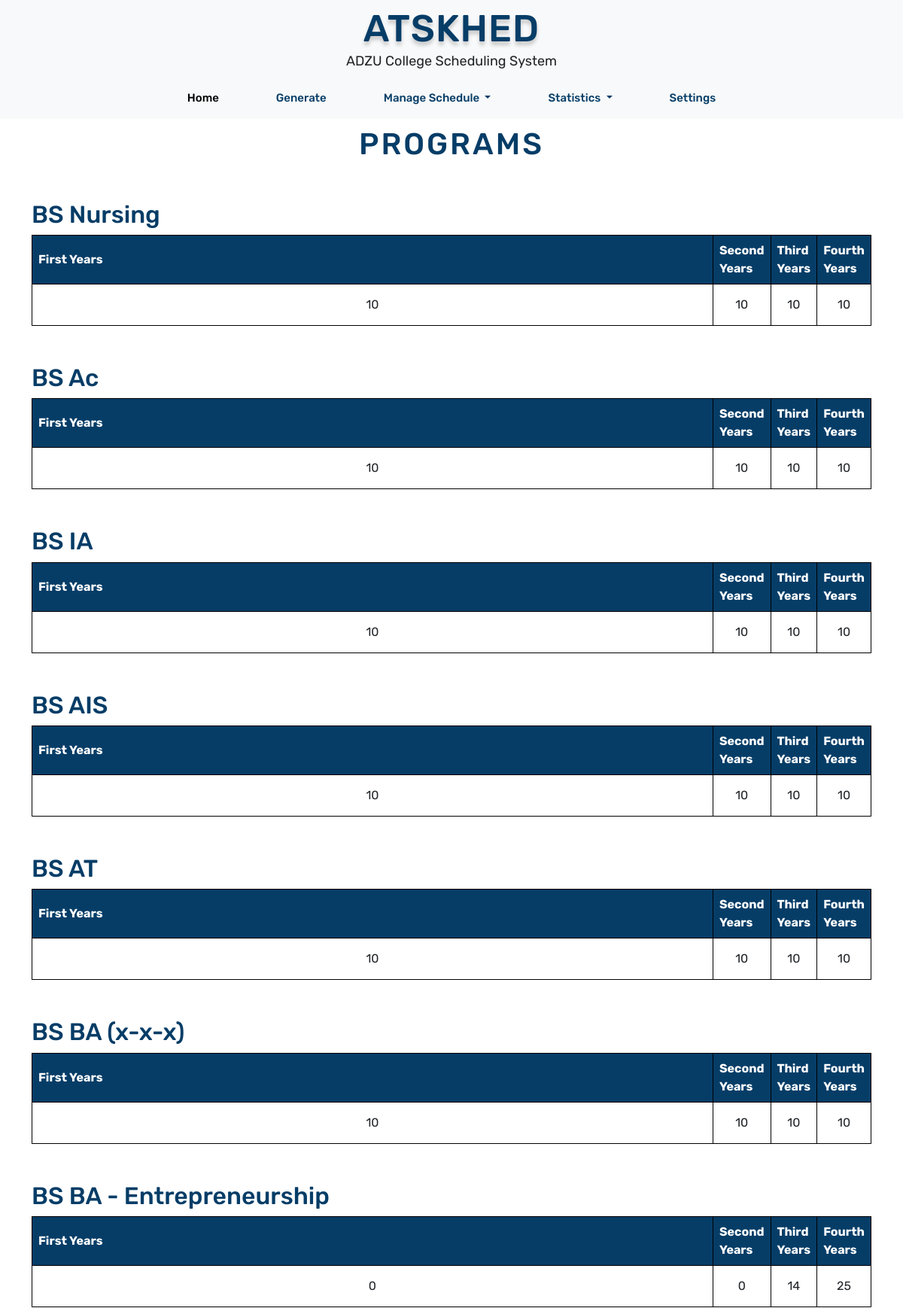
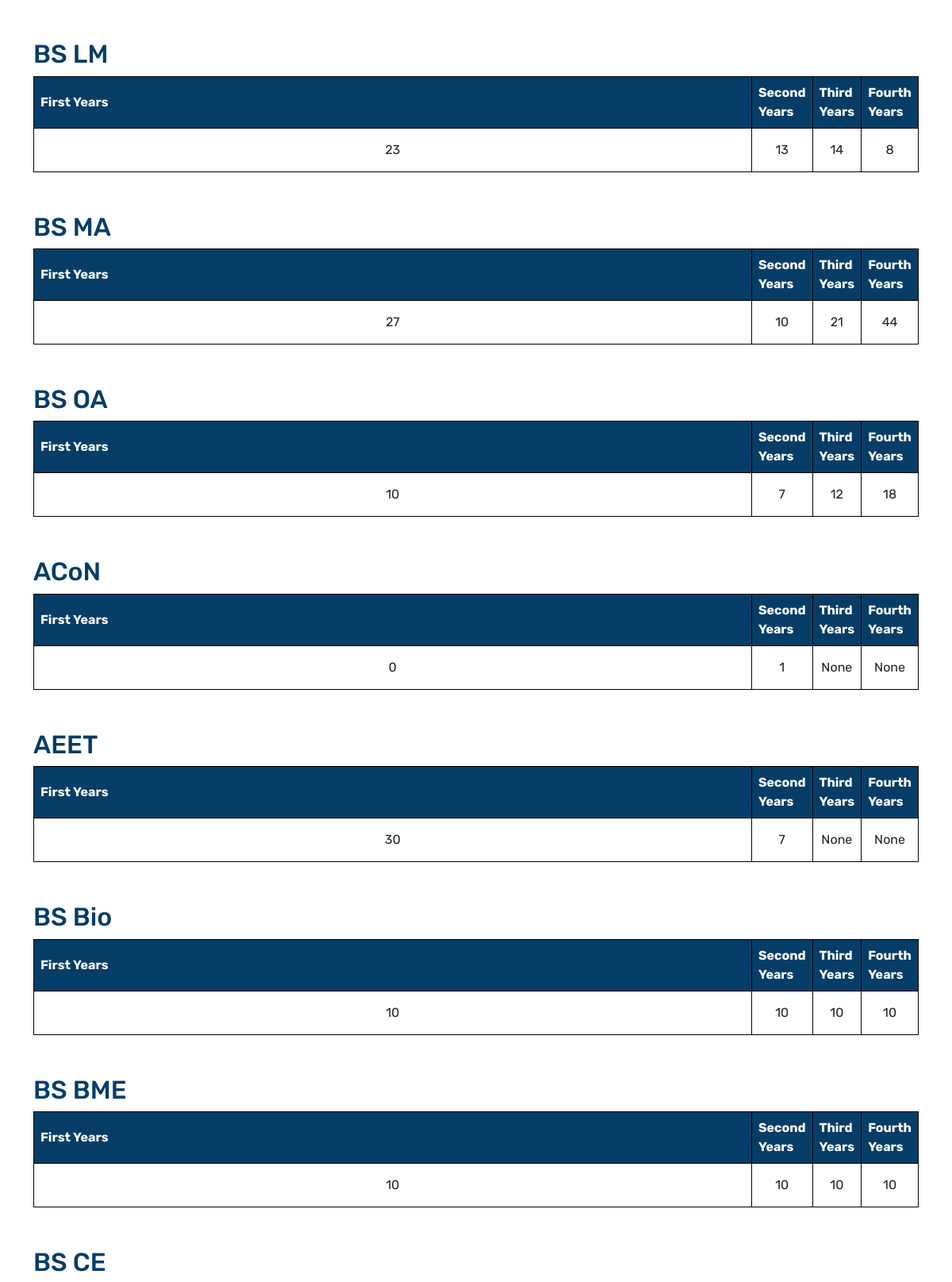
Page /schedsite/program/ (upper part) on the committed database (2 pictures, top to bottom).
### schedsite/models.py (models this page shows)
class Programs(models.Model):
    programid = models.AutoField(db_column='programID', primary_key=True)  # Field name made lowercase.
    name = models.TextField()
    firstyears = models.IntegerField(db_column='firstYears', blank=True, null=False)  # Field name made lowercase.
    secondyears = models.IntegerField(db_column='secondYears', blank=True, null=False)  # Field name made lowercase.
    thirdyears = models.IntegerField(db_column='thirdYears', blank=True, null=False)  # Field name made lowercase.
    fourthyears = models.IntegerField(db_column='fourthYears', blank=True, null=False)  # Field name made lowercase.
    groupfirstyear = models.IntegerField(db_column='groupFirstYear', blank=True,
                                         null=False)  # Field name made lowercase.
    groupsecondyear = models.IntegerField(db_column='groupSecondYear', blank=True,
                                          null=False)  # Field name made lowercase.
    groupthirdyear = models.IntegerField(db_column='groupThirdYear', blank=True,
                                         null=False)  # Field name made lowercase.
    groupfourthyear = models.IntegerField(db_column='groupFourthYear', blank=True,
                                          null=False)  # Field name made lowercase.
    class Meta:
        managed = False
        db_table = 'programs'

### schedsite/views.py (the view)
# urls.py: path('program/', views.display_programs, name='display_programs'),
def display_programs(request):
    with connection.cursor() as cursor:
        sql_query = """
            SELECT p.program_name, p.first_years, p.second_years, p.third_years, p.fourth_years
            FROM programs p
        """
        cursor.execute(sql_query)
        programs_data = cursor.fetchall()
    programs_by_name = {}
    for row in programs_data:
        program_name = row[0]
        if program_name not in programs_by_name:
            programs_by_name[program_name] = []
        programs_by_name[program_name].append({
            'firstyears': row[1],
            'secondyears': row[2],
            'thirdyears': row[3],
            'fourthyears': row[4]
        })
    return render(request, 'programs_result.html', {'programs_by_name': programs_by_name})

### templates/programs_result.html (shortened to what this page needs)
<!DOCTYPE html>
<html lang="en">
<head>
    {% extends 'base.html' %}
    {% block content %}
</head>
<body>
<nav class="navbar navbar-expand-lg navbar-light bg-light">
  <div class="container-fluid d-flex flex-column align-items-center">
    <div class="main-title text-center mb-auto">
      <h2>ATSKHED</h2>
      <p>ADZU College Scheduling System</p>
    </div>
    <div class="collapse navbar-collapse justify-content-center">
      <ul class="navbar-nav">
        <li class="nav-item">
          <a class="nav-link active" aria-current="page" href="{% url 'Atskhed' %}">Home</a>
        </li>
        <li class="nav-item">
          <a class="nav-link" href="{% url 'generate_data' %}">Generate</a>
        </li>
       <li class="nav-item dropdown">
          <a class="nav-link dropdown-toggle" href="#" id="navbarDropdownMenuLink" role="button" data-bs-toggle="dropdown" aria-expanded="false">
            Manage Schedule
          </a>
        </li>
        <li class="nav-item dropdown">
          <a class="nav-link dropdown-toggle" href="#" id="navbarDropdownMenuLink" role="button" data-bs-toggle="dropdown" aria-expanded="false">
            Statistics
          </a>
        </li>
           <li class="nav-item">
            <a class="nav-link" href="{% url 'settings' %}">Settings</a>
          </li>
      </ul>
    </div>
  </div>
</nav>
   <div class="table-title">
        <div class="container">
            <h1>Programs</h1>
        </div>
    </div>
    {% for program_name, programs in programs_by_name.items %}
        <div class="program-name">
                <div class="container">
                    <h2>{{ program_name }}</h2>
                </div>
        </div>
        <div class="container">
            <div class="table-container statistics-head">
                <table class="statistics-table">
                    <thead>
                        <tr>
                            <th>First Years</th>
                            <th>Second Years</th>
                            <th>Third Years</th>
                            <th>Fourth Years</th>
                        </tr>
                    </thead>
                    <tbody>
                        {% for program in programs %}
                            <tr>
                                <td>{{ program.firstyears }}</td>
                                <td>{{ program.secondyears }}</td>
                                <td>{{ program.thirdyears }}</td>
                                <td>{{ program.fourthyears }}</td>
                            </tr>
                        {% endfor %}
                    </tbody>
                </table>
            </div>
        </div>
    {% endfor %}
</body>
</html>
{% endblock %}

### AtSKhed/static/css/mainpage.css (style rules this page uses)
* { margin: 0; padding: 0; box-sizing: border-box; text-decoration: none; list-style: none; cursor: pointer; }
body { font-family: 'Rubik', sans-serif; }
.main-title { display: inline-block; }
.main-title h2 { text-shadow: 0px 5px 5px #c9c9c9; letter-spacing: 1px; font-size: 50px; color: #063d67; margin: 0; }
.main-title p { font-size: 18px; }
.nav-item { margin-right: 30px; margin-left: 30px; }
.nav-link { color: #063d67; font-family: 'Rubik', sans-serif; font-size: 15px; font-weight: 500; }

### AtSKhed/static/css/display_table.css (style rules this page uses)
.table-container { max-width: 100%; max-height: 600px; overflow: auto; margin: 0; }
.table-title { color: #063d67; text-transform: uppercase; letter-spacing: 3px; padding-top: 10px; text-align: center; }
.table-container table { width: 100%; border-collapse: collapse; }
.table-container td { width: 100%; border: 1px solid black; padding-top: 15px; padding-bottom: 15px; text-align: center; }
.program-name { margin-top: 50px; }
.statistics-table th, .statistics-table thead { border: 1px solid black; padding: 8px; background-color: #063d67; color: white; }
.program-name { color: #063d67; }
.table-container table td { width: 100%; transition: 0.3s ease; }

### rows in the picture
Programs: program_name "BS Nursing", firstyears "10", secondyears "10", thirdyears "10", fourthyears "10"
Programs: program_name "BS Ac", firstyears "10", secondyears "10", thirdyears "10", fourthyears "10"
Programs: program_name "BS IA", firstyears "10", secondyears "10", thirdyears "10", fourthyears "10"
Programs: program_name "BS AIS", firstyears "10", secondyears "10", thirdyears "10", fourthyears "10"
Programs: program_name "BS AT", firstyears "10", secondyears "10", thirdyears "10", fourthyears "10"
Programs: program_name "BS BA (x-x-x)", firstyears "10", secondyears "10", thirdyears "10", fourthyears "10"
Programs: program_name "BS BA - Entrepreneurship", firstyears "0", secondyears "0", thirdyears "14", fourthyears "25"
Programs: program_name "BS LM", firstyears "23", secondyears "13", thirdyears "14", fourthyears "8"
Programs: program_name "BS MA", firstyears "27", secondyears "10", thirdyears "21", fourthyears "44"
Programs: program_name "BS OA", firstyears "10", secondyears "7", thirdyears "12", fourthyears "18"
Programs: program_name "ACoN", firstyears "0", secondyears "1", thirdyears "None", fourthyears "None"
Programs: program_name "AEET", firstyears "30", secondyears "7", thirdyears "None", fourthyears "None"
Programs: program_name "BS Bio", firstyears "10", secondyears "10", thirdyears "10", fourthyears "10"
Programs: program_name "BS BME", firstyears "10", secondyears "10", thirdyears "10", fourthyears "10"
Programs: program_name "BS CE"
